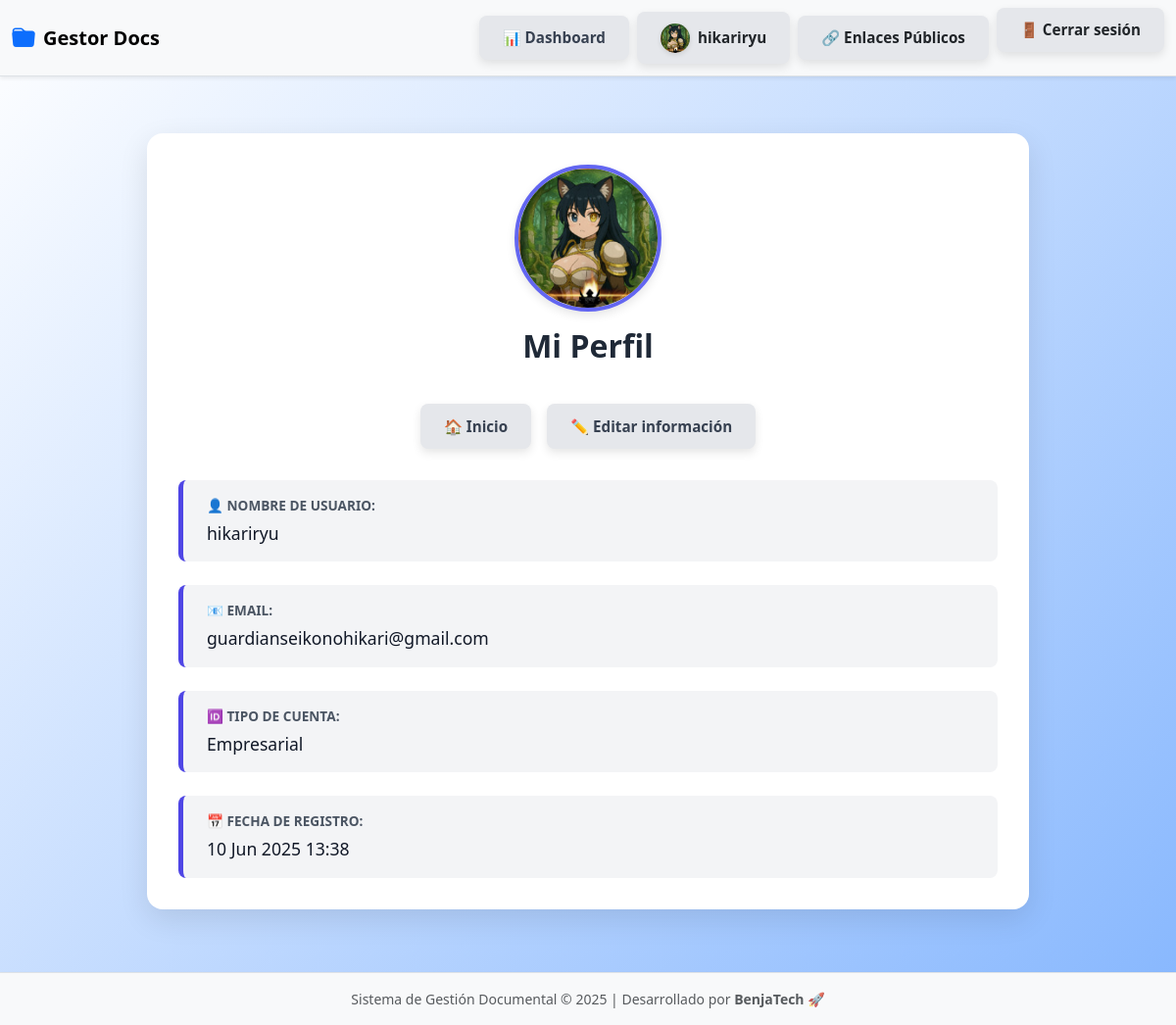
The app's page /usuarios/perfil/ (signed in) with its own data.
### usuarios/models.py (models this page shows, shortened)
class PerfilUsuario(models.Model):
    user = models.OneToOneField(User, on_delete=models.CASCADE)
    tipo_cuenta = models.CharField(max_length=20, choices=TIPO_CUENTA_CHOICES)
    foto_perfil = models.ImageField(upload_to='avatars/', blank=True, null=True)

### usuarios/views.py (the view)
# urls.py: path('perfil/', views.perfil_usuario, name='perfil'),
@login_required
def perfil_usuario(request):
    perfil = request.user.perfilusuario
    return render(request, 'usuarios/perfil.html', {'usuario': request.user, 'perfil': perfil})

### usuarios/templates/usuarios/perfil.html (shortened to what this page needs)
{% extends "documentos/base.html" %}
{% load static %}
{% block body_class %}dashboard-personal{% endblock %}
{% block content %}
<div class="perfil-container">
    <div class="perfil-header">
        {% if perfil.foto_perfil %}
            <img src="{{ perfil.foto_perfil.url }}" alt="Foto de perfil" class="foto-perfil">
        {% else %}
            <img src="{% static 'img/default-avatar.png' %}" alt="Foto por defecto" class="foto-perfil">
        {% endif %}
        <h2 class="perfil-title">Mi Perfil</h2>
    </div>
    <div class="btns">
        <a href="{% url 'documentos:home' %}" class="btn">
            🏠 Inicio
        </a>
        <a href="{% url 'usuarios:editar_perfil' %}" class="btn">
            ✏️ Editar información
        </a>
    </div>
    <div class="perfil-info">
        <div class="info-item">
            <div class="info-label">👤 Nombre de usuario:</div>
            <div class="info-value">{{ usuario.username }}</div>
        </div>
        <div class="info-item">
            <div class="info-label">📧 Email:</div>
            <div class="info-value">{{ usuario.email }}</div>
        </div>
        <div class="info-item">
            <div class="info-label">🆔 Tipo de cuenta:</div>
            <div class="info-value">{{ perfil.tipo_cuenta|title }}</div>
        </div>
        <div class="info-item">
            <div class="info-label">📅 Fecha de registro:</div>
            <div class="info-value">{{ usuario.date_joined|date:"d M Y H:i" }}</div>
        </div>
    </div>
</div>
{% endblock %}

### documentos/templates/documentos/base.html (shortened to what this page needs)
{% load static %}
<link href="https://cdn.jsdelivr.net/npm/bootstrap@5.3.2/dist/css/bootstrap.min.css" rel="stylesheet">
<link href="https://cdn.jsdelivr.net/npm/bootstrap-icons@1.10.5/font/bootstrap-icons.css" rel="stylesheet">
</head>
<body class="d-flex flex-column min-vh-100 {% block body_class %}{% endblock %}">
<nav class="navbar navbar-expand-lg navbar-light bg-light border-bottom fixed-top shadow-sm">
  <div class="container-fluid">
    <a class="navbar-brand d-flex align-items-center" href="{% url 'documentos:home' %}">
        <i class="bi bi-folder-fill" style="font-size: 1.5rem; color: #0d6efd;"></i>
        <span class="ms-2 fw-bold">Gestor Docs</span>
    </a>
    <div class="collapse navbar-collapse justify-content-end" id="navbarContenido">
      {% if user.is_authenticated %}
        <div class="d-lg-flex align-items-center gap-2 nav-mobile-group mt-2 mt-lg-0">
          <a href="{% url 'dashboard:dashboard' %}" class="btn btn-outline-primary fw-semibold d-flex align-items-center justify-content-center gap-2">
            📊 Dashboard
          </a>
          {% with request.user.perfilusuario as perfil %}
            <a href="{% url 'usuarios:perfil' %}" class="btn btn-light text-dark fw-semibold d-flex align-items-center justify-content-center gap-2">
                {% if perfil.foto_perfil %}
                    <img src="{{ perfil.foto_perfil.url }}" alt="Foto perfil" class="navbar-avatar">
                {% else %}
                    <img src="{% static 'img/default-avatar.png' %}" alt="Avatar por defecto" class="navbar-avatar">
                {% endif %}
                {{ user.username }}
            </a>
          {% endwith %}
          <a href="{% url 'documentos:mis_enlaces' %}" class="btn btn-light text-dark fw-semibold d-flex align-items-center justify-content-center gap-2">
            🔗 Enlaces Públicos
          </a>
          <form method="post" action="{% url 'usuarios:logout' %}">
            <button type="submit" class="btn btn-light text-dark fw-semibold d-flex align-items-center justify-content-center gap-2">
              🚪 Cerrar sesión
            </button>
          </form>
        </div>
      {% endif %}
    </div>
  </div>
</nav>
<main class="container-fluid px-3 flex-grow-1 mt-5 pt-4">
  {% block content %}
  {% endblock %}
</main>
<footer class="bg-light text-center text-muted py-3 border-top mt-auto shadow-sm">
  <div class="container">
    <small>
      Sistema de Gestión Documental © {% now "Y" %} | Desarrollado por <strong>BenjaTech 🚀</strong>
    </small>
  </div>
</footer>
</body>
</html>

### documentos/templates/documentos/base.html (style rules this page uses)
.navbar-avatar { width: 30px; height: 30px; border-radius: 50%; object-fit: cover; box-shadow: 0 2px 5px rgba(0, 0, 0, 0.1); }
.navbar .btn { transition: all 0.3s ease-in-out; }
body { font-family: 'Segoe UI', Tahoma, Geneva, Verdana, sans-serif; background-color: #f8f9fa; }
body.dashboard-personal { background: linear-gradient(135deg, #ffffff 0%, #0d6efd 100%); background-size: 200% 200%; animation: gradientMove 6s ease-in-out infinite; }
html, body { height: 100%; }

### usuarios/templates/usuarios/perfil.html (style rules this page uses)
.perfil-container { max-width: 900px; margin: 4rem auto; padding: 2rem; background: #fff; border-radius: 16px; box-shadow: 0 10px 30px rgba(0, 0, 0, 0.1); animation: fadeInUp 0.6s ease-out; text-align: center; }
.perfil-header { display: flex; flex-direction: column; align-items: center; gap: 1rem; margin-bottom: 2rem; }
.foto-perfil { width: 150px; height: 150px; border-radius: 50%; object-fit: cover; box-shadow: 0 4px 10px rgba(0,0,0,0.1); border: 4px solid #6366f1; }
.perfil-title { font-size: 2rem; font-weight: 600; color: #1f2937; }
.perfil-info { display: grid; gap: 1.5rem; margin-top: 2rem; }
.info-item { background: #f3f4f6; border-left: 5px solid #4f46e5; padding: 1rem 1.5rem; border-radius: 8px; transition: all 0.3s ease; box-shadow: 0 0 0 rgba(0, 0, 0, 0); cursor: default; text-align: left; }
.info-label { font-weight: 600; text-transform: uppercase; font-size: 0.85rem; color: #4b5563; margin-bottom: 0.3rem; display: flex; align-items: center; gap: 0.5rem; }
.info-value { font-size: 1.1rem; color: #111827; font-weight: 500; }
.btns { display: flex; justify-content: center; gap: 1rem; margin-top: 2rem; }
.btn { padding: 0.7rem 1.5rem; border: none; border-radius: 8px; font-weight: 600; font-size: 0.95rem; cursor: pointer; transition: 0.2s ease-in-out; background: #e5e7eb; color: #374151; box-shadow: 0 4px 10px rgba(0,0,0,0.1); }

### records on screen
PerfilUsuario: foto_perfil (picture), tipo_cuenta "Empresarial"

### other values on screen
{{ user.username }} "hikariryu"
{{ usuario.username }} "hikariryu"
{{ usuario.email }} "guardianseikonohikari@gmail.com"
{{ usuario.date_joined|date:"d M Y H:i" }} "10 Jun 2025 13:38"
